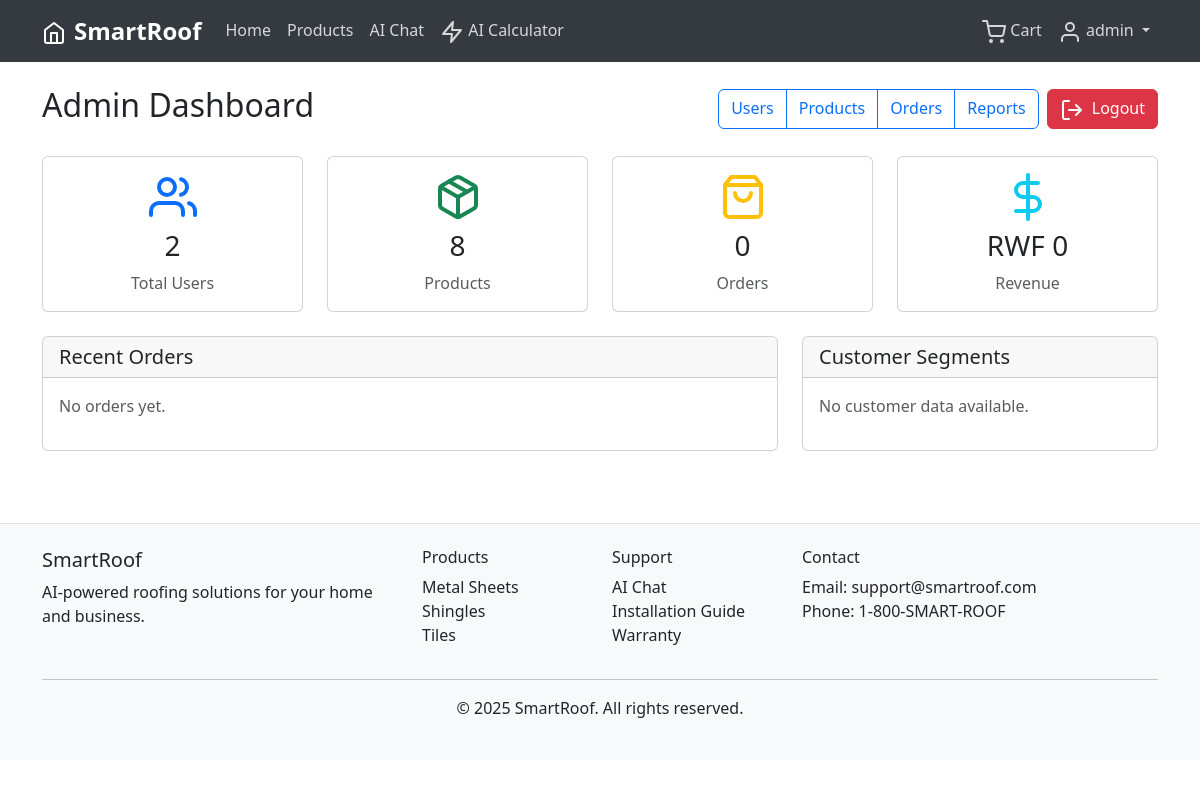
The page /admin (signed in) on the database as committed earlier.
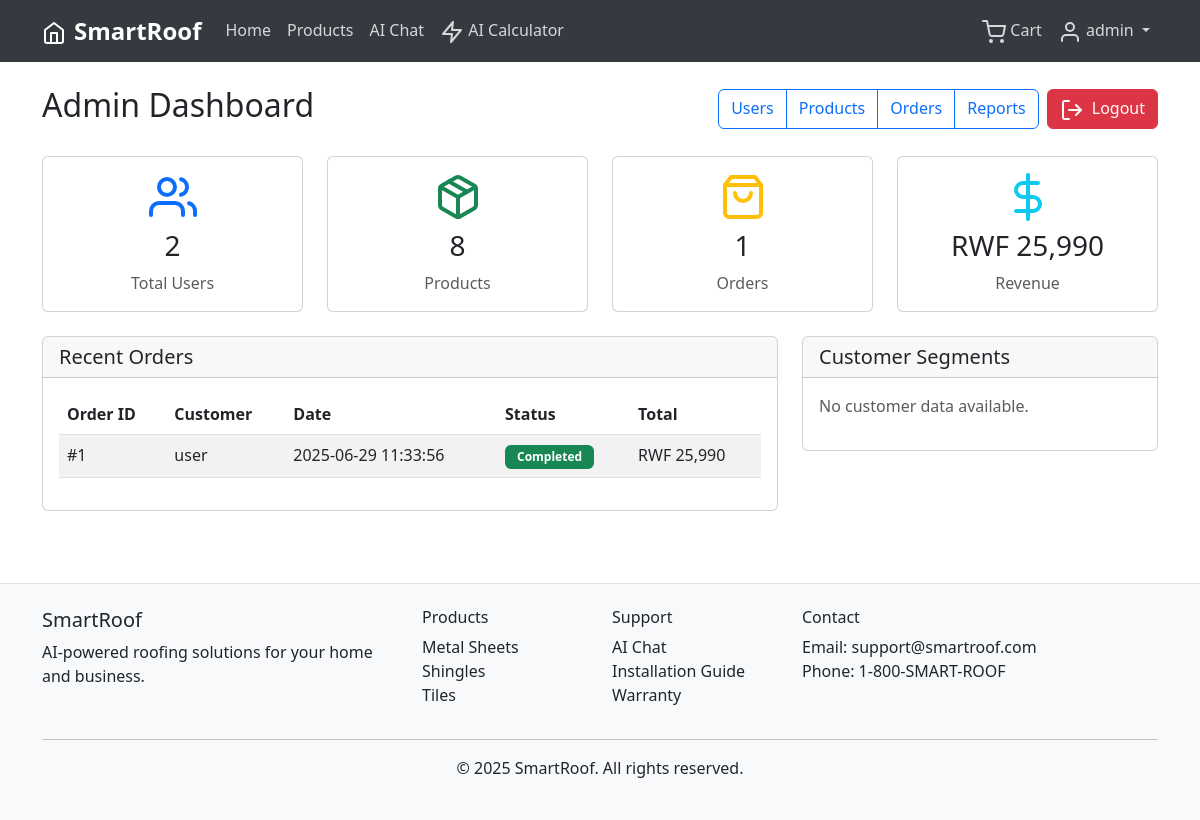
The same page on the database as committed later.
### tables this page shows
CREATE TABLE orders (
            id INTEGER PRIMARY KEY AUTOINCREMENT,
            user_id INTEGER NOT NULL,
            items TEXT NOT NULL,
            total REAL NOT NULL,
            status TEXT DEFAULT 'pending',
            created_at TIMESTAMP DEFAULT CURRENT_TIMESTAMP,
            FOREIGN KEY (user_id) REFERENCES users(id)
        );

CREATE TABLE users (
            id INTEGER PRIMARY KEY AUTOINCREMENT,
            username TEXT UNIQUE NOT NULL,
            email TEXT UNIQUE NOT NULL,
            password_hash TEXT NOT NULL,
            is_admin BOOLEAN DEFAULT FALSE,
            created_at TIMESTAMP DEFAULT CURRENT_TIMESTAMP
        );

### routes.py (the view)
@app.route('/admin')
@login_required
def admin_dashboard():
    if not current_user.is_admin:
        flash('Access denied', 'error')
        return redirect(url_for('index'))
    conn = get_db_connection()
    total_users = conn.execute('SELECT COUNT(*) FROM users').fetchone()[0]
    total_products = conn.execute('SELECT COUNT(*) FROM products').fetchone()[0]
    total_orders = conn.execute('SELECT COUNT(*) FROM orders').fetchone()[0]
    total_revenue = conn.execute('SELECT COALESCE(SUM(total), 0) FROM orders').fetchone()[0]
    recent_orders_data = conn.execute('''
        SELECT o.*, u.username
        FROM orders o
        LEFT JOIN users u ON o.user_id = u.id
        ORDER BY o.created_at DESC
        LIMIT 5
    ''').fetchall()
    conn.close()
    total_revenue_rwf = (total_revenue or 0) * 1000
    recent_orders = []
    for order in recent_orders_data:
        recent_orders.append({
            'id': order['id'],
            'username': order['username'] or 'Unknown User',
            'total': order['total'] * 1000,  # Convert to RWF
            'status': order['status'],
            'created_at': order['created_at']
        })
    return render_template('admin/dashboard.html',
                         total_users=total_users,
                         total_products=total_products,
                         total_orders=total_orders,
                         total_revenue=total_revenue_rwf,
                         recent_orders=recent_orders,
                         segments={},
                         users={})

### app.py (called while the page is built)
@login_manager.user_loader
def load_user(user_id):
    from models import User
    return User.get(int(user_id))

### database.py (called while the page is built)
def get_db_connection():
    conn = sqlite3.connect(DATABASE_PATH)
    conn.row_factory = sqlite3.Row
    return conn

### models.py (called while the page is built)
    @staticmethod
    def get(user_id):
        conn = get_db_connection()
        user = conn.execute('SELECT * FROM users WHERE id = ?', (user_id,)).fetchone()
        conn.close()
        if user:
            return User(user['id'], user['username'], user['email'],
                       user['password_hash'], user['is_admin'], user['created_at'])
        return None

### templates/admin/dashboard.html (shortened to what the changed rows need)
{% extends "base.html" %}
{% block content %}
<div class="container py-4">
    <div class="d-flex justify-content-between align-items-center mb-4">
        <h2>Admin Dashboard</h2>
    </div>
    <div class="row mb-4">
        <div class="col-md-3">
            <div class="card text-center">
                <div class="card-body">
                    <i data-feather="shopping-bag" style="width: 48px; height: 48px;" class="text-warning mb-2"></i>
                    <h3>{{ total_orders }}</h3>
                    <p class="text-muted mb-0">Orders</p>
                </div>
            </div>
        </div>
        <div class="col-md-3">
            <div class="card text-center">
                <div class="card-body">
                    <i data-feather="dollar-sign" style="width: 48px; height: 48px;" class="text-info mb-2"></i>
                    <h3>RWF {{ "{:,.0f}".format(total_revenue or 0) }}</h3>
                    <p class="text-muted mb-0">Revenue</p>
                </div>
            </div>
        </div>
    </div>
    <div class="row">
        <div class="col-lg-8">
            <div class="card">
                <div class="card-body">
                    {% if recent_orders %}
                    <div class="table-responsive">
                        <table class="table table-striped">
                            <thead>
                                <tr>
                                    <th>Order ID</th>
                                    <th>Customer</th>
                                    <th>Date</th>
                                    <th>Status</th>
                                    <th>Total</th>
                                </tr>
                            </thead>
                            <tbody>
                                {% for order in recent_orders %}
                                <tr>
                                    <td>#{{ order.id }}</td>
                                    <td>{{ order.username }}</td>
                                    <td>{{ order.created_at }}</td>
                                    <td>
                                        <span class="badge bg-{% if order.status == 'completed' %}success{% elif order.status == 'pending' %}warning{% else %}secondary{% endif %}">
                                            {{ order.status.title() }}
                                        </span>
                                    </td>
                                    <td>RWF {{ "{:,.0f}".format(order.total or 0) }}</td>
                                </tr>
                                {% endfor %}
                            </tbody>
                        </table>
                    </div>
                    {% else %}
                    <p class="text-muted">No orders yet.</p>
                    {% endif %}
                </div>
            </div>
        </div>
    </div>
</div>
{% endblock %}

Rows that differ between the two databases and show on the page:
added orders: id "1", username "user", created_at "2025-06-29 11:33:56", status "Completed", total "25,990"
Other text that changed with them:
{{ total_orders }}: "0" → "1"
{{ "{:,.0f}".format(total_revenue or 0) }}: "0" → "25,990"
text no longer shown: "No orders yet."
text now shown: "Order ID Customer Date Status Total"
